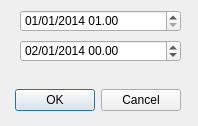
<?xml version="1.0" encoding="UTF-8"?>
<ui version="4.0">
 <class>formDate</class>
 <widget class="QDialog" name="formDate">
  <property name="geometry">
   <rect>
    <x>0</x>
    <y>0</y>
    <width>198</width>
    <height>126</height>
   </rect>
  </property>
  <property name="windowTitle">
   <string>Dialog</string>
  </property>
  <widget class="QDialogButtonBox" name="buttonBox">
   <property name="geometry">
    <rect>
     <x>10</x>
     <y>80</y>
     <width>171</width>
     <height>41</height>
    </rect>
   </property>
   <property name="orientation">
    <enum>Qt::Horizontal</enum>
   </property>
   <property name="standardButtons">
    <set>QDialogButtonBox::Cancel|QDialogButtonBox::Ok</set>
   </property>
  </widget>
  <widget class="QDateTimeEdit" name="dateTimeEditFirst">
   <property name="geometry">
    <rect>
     <x>20</x>
     <y>10</y>
     <width>161</width>
     <height>22</height>
    </rect>
   </property>
   <property name="dateTime">
    <datetime>
     <hour>1</hour>
     <minute>0</minute>
     <second>0</second>
     <year>2014</year>
     <month>1</month>
     <day>1</day>
    </datetime>
   </property>
   <property name="displayFormat">
    <string>dd/MM/yyyy HH.mm</string>
   </property>
  </widget>
  <widget class="QDateTimeEdit" name="dateTimeEditLast">
   <property name="geometry">
    <rect>
     <x>20</x>
     <y>40</y>
     <width>161</width>
     <height>22</height>
    </rect>
   </property>
   <property name="dateTime">
    <datetime>
     <hour>0</hour>
     <minute>0</minute>
     <second>0</second>
     <year>2014</year>
     <month>1</month>
     <day>2</day>
    </datetime>
   </property>
   <property name="date">
    <date>
     <year>2014</year>
     <month>1</month>
     <day>2</day>
    </date>
   </property>
   <property name="displayFormat">
    <string>dd/MM/yyyy HH.mm</string>
   </property>
  </widget>
 </widget>
 <resources/>
 <connections>
  <connection>
   <sender>buttonBox</sender>
   <signal>accepted()</signal>
   <receiver>formDate</receiver>
   <slot>accept()</slot>
   <hints>
    <hint type="sourcelabel">
     <x>248</x>
     <y>254</y>
    </hint>
    <hint type="destinationlabel">
     <x>157</x>
     <y>274</y>
    </hint>
   </hints>
  </connection>
  <connection>
   <sender>buttonBox</sender>
   <signal>rejected()</signal>
   <receiver>formDate</receiver>
   <slot>reject()</slot>
   <hints>
    <hint type="sourcelabel">
     <x>316</x>
     <y>260</y>
    </hint>
    <hint type="destinationlabel">
     <x>286</x>
     <y>274</y>
    </hint>
   </hints>
  </connection>
 </connections>
</ui>
